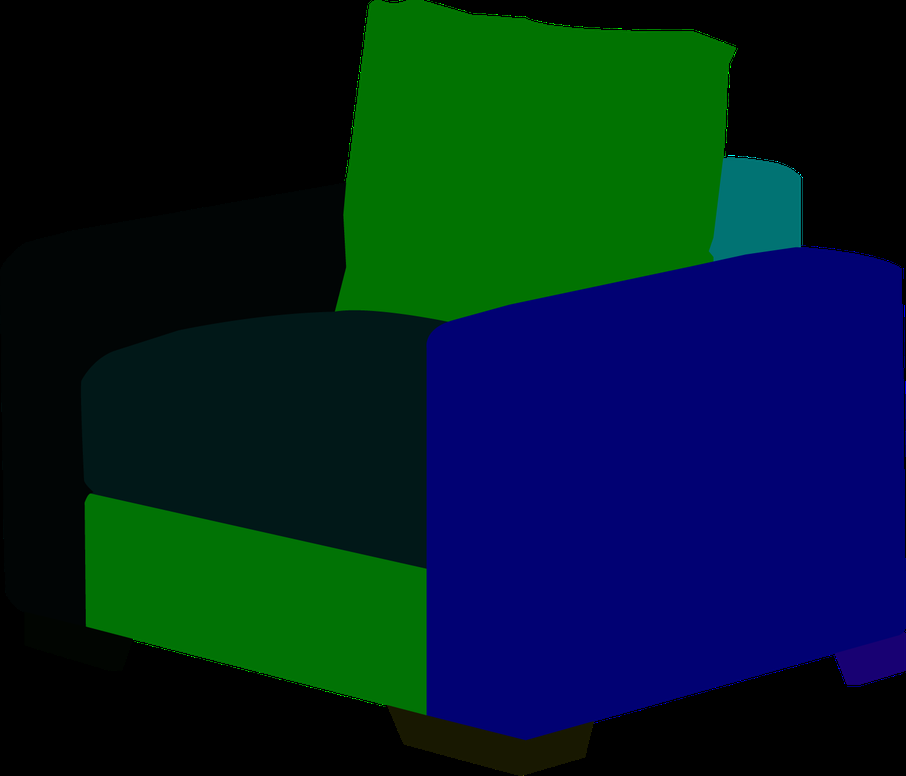
#> input picture chairs/56-1.png, 906 x 776 px, shrunk from 1553 x 1330 before the run, given in place of 2-1.png, which was not available
$ python makeSingle.py
#> lines starting #> are read from the running program, lines starting #| are printed output that depends on the picture; after the words box and inside, x2 and y2 are one past the last pixel; in counts of white or black regions, pixels touching at a corner belong together; pictures that were not available may be replaced by others from this repository, and a replacement may not be noted
### makeContour.py
import numpy as np
import cv2
import os
from sys import exit

def run(file_path):
#> called with file_path = 'chairs\\2-1'
    image = cv2.imread(f"{file_path}.png")
#> image is the input picture: shape (776, 906, 3); mean B, G, R 37.8, 29.4, 1
    height = image.shape[0]
#> height = 776
    length = image.shape[1]
#> length = 906

    box = {
        "left_handle" : [115, 1, 1],
        "left_handle_irregular": [230, 2, 10],
        "right_handle" : [5, 5, 1],
        "right_handle_irregular":[20, 100, 100],
        "cushion" : [1, 115, 1],
        "back_cushion" : [115, 115, 1],
        "bottom" : [24, 24, 1],
        "lower_bottom" : [5, 115, 1],
        "cylinder_leg" : [1, 1, 24],
        "box_leg": [1, 24, 24]
        }
    box_exist = []
    for key, ele in box.items():
        if np.argwhere((image == ele).all(axis=2)).size!=0:
            box_exist.append(key)
    image_part = {}
    for i in box_exist:
        image_part[i] = np.full((height+40, length+40, 3), 255, np.uint8)
    for i in range(height):
        for j in range(length):
            if (image[i][j] == [255, 255, 255]).all():
                continue
            else:
                for k in box_exist:
                    if (image[i][j] == box[k]).all():
                        image_part[k][i+20][j+20] = image[i][j]
#> after the loop, image_part = 7 items
    try:
        os.mkdir(f"{file_path}")
        os.mkdir(f"{file_path}/parts")
        os.mkdir(f"{file_path}/part_contour")
    except:
        pass
    for i in box_exist:
        cv2.imwrite(f"{file_path}/parts/{i}.png", image_part[i])
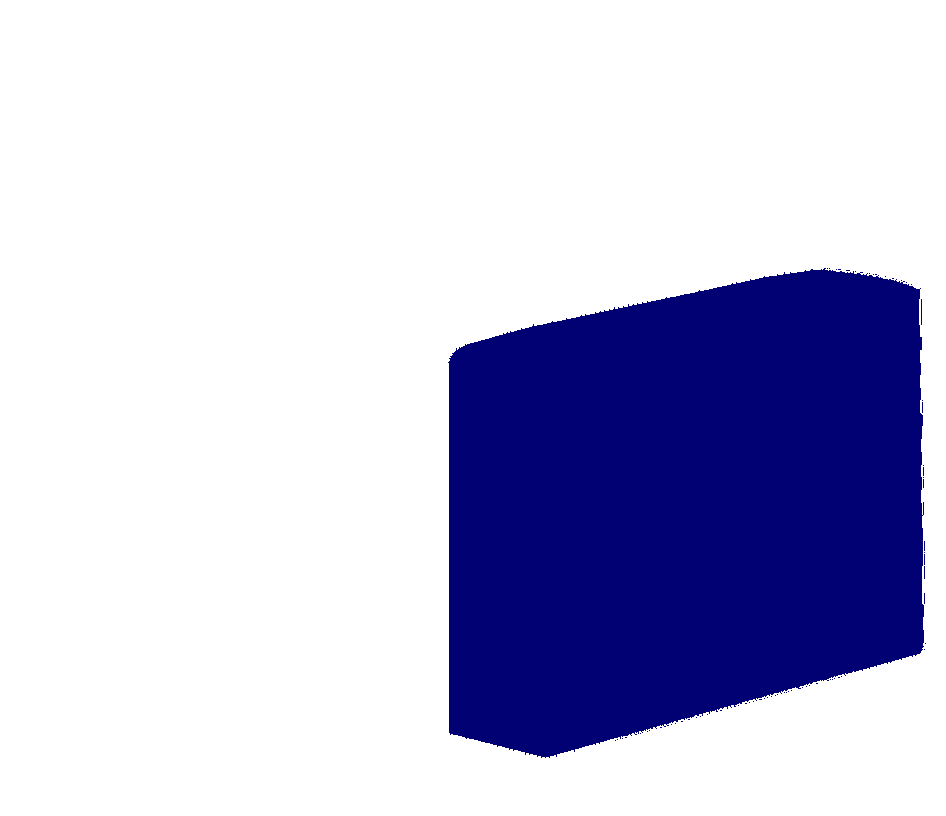
#> saved as left_handle.png: shape (816, 946, 3); mean B, G, R 219.5, 190.6, 190.6
        image = cv2.imread(f"{file_path}/parts/{i}.png")
        edges = cv2.Canny(image,140,150)
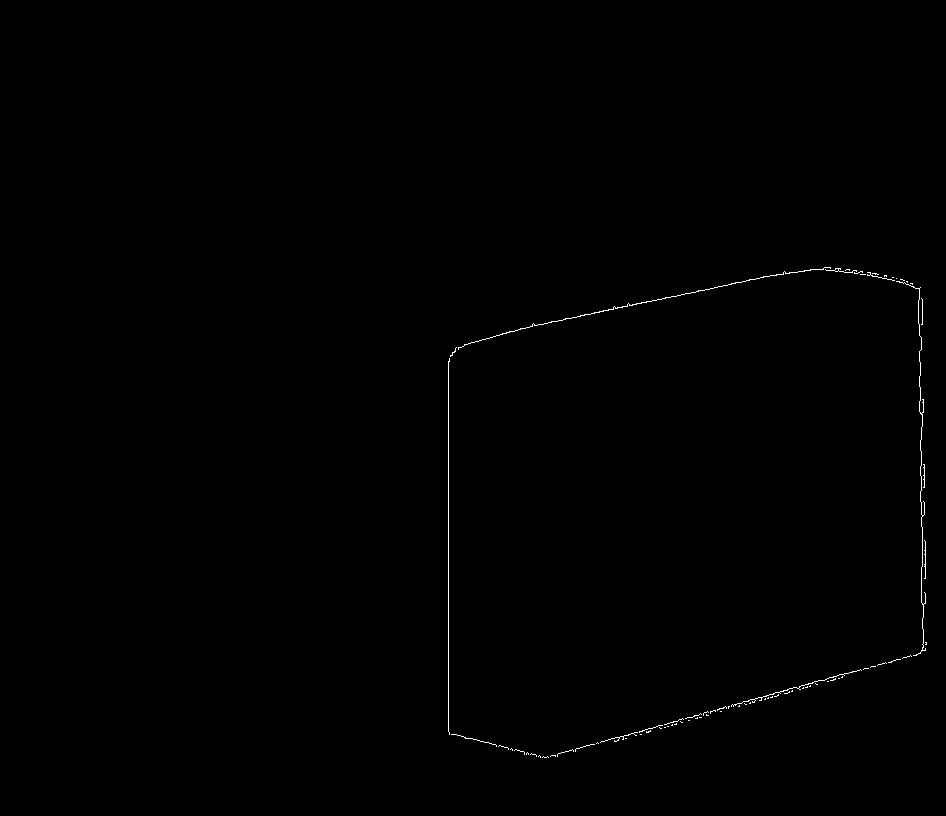
#> edges: shape (816, 946); 0.27% white in thin lines or dots, all inside (x1, y1, x2, y2) = (448, 267, 927, 758)
        cv2.imwrite(f"{file_path}/part_contour/{i}.png", edges)

# [2 lines that do not run on import are left out]

### reference_points.py
import cv2
import numpy as np
from numpy.linalg import norm as distance

def whole_length_and_whole_height(left_source, right_source):
    left_handle = cv2.imread(left_source)
    right_handle = cv2.imread(right_source)
    left_handle_gary = cv2.cvtColor(left_handle, cv2.COLOR_BGR2GRAY)
    right_handle_gray = cv2.cvtColor(right_handle, cv2.COLOR_BGR2GRAY)
    l_cont = np.array(np.where(left_handle_gary == 255))
    r_cont = np.array(np.where(right_handle_gray == 255))

    # right_top -> left_top -> left_bottom -> right_bottom
    reference_points = np.zeros((4, 2))

    diff_s = 0
    diff_b = 10000000
    for i in r_cont.T:
        # y = x + n maximum
        if i[0] - i[1] >= diff_s:
            diff_s = i[0] - i[1]
            reference_points[3] = i
        # y = -x + n minimum
        if i[0] + i[1] <= diff_b:
            diff_b = i[0] + i[1]
            reference_points[0] = i
    diff_s = 0
    diff_b = 10000000
    for i in l_cont.T:
        # y = -x + n minimum
        if 2*i[0] + i[1] <= diff_b:
            diff_b = 2*i[0] + i[1]
            reference_points[1] = i
        # y = x + n maximum
        if i[0] - i[1] >= diff_s:
            diff_s = i[0] - i[1]
            reference_points[2] = i

    image = cv2.imread(left_source)
    for i in reference_points:
        image[int(i[0])][int(i[1])] = [0, 0, 255]
    image[int(i[0])][int(i[1])] = [0, 0, 255]
    cv2.imwrite("test.png", image)

    # x and y are swapped b/c of opencv axis type => horizontal->x vertical ->y
    for i in reference_points:
        i[0], i[1] = i[1], i[0]

    return int(distance(reference_points[2]-reference_points[3])), int(distance(reference_points[1]-reference_points[2]))

def left_right_length_ratio(left_source, right_source):
    left_handle = cv2.imread(left_source)
    right_handle = cv2.imread(right_source)
    left_handle_gary = cv2.cvtColor(left_handle, cv2.COLOR_BGR2GRAY)
    right_handle_gray = cv2.cvtColor(right_handle, cv2.COLOR_BGR2GRAY)
    l_cont = np.array(np.where(left_handle_gary == 255))
    r_cont = np.array(np.where(right_handle_gray == 255))

    #right(handle)_bottom -> mid(handle)_bottom -> left(handle)_bottom
    reference_points = np.zeros((3, 2))

    diff_s = 0
    for i in r_cont.T:
        # y = x + n maximum
        if i[0] - i[1] >= diff_s:
            diff_s = i[0] - i[1]
            reference_points[0] = i

    diff_s1 = 0
    diff_s2 = 0
    for i in l_cont.T:
        # y = x + n maximum
        if i[0] - i[1] >= diff_s1:
            diff_s1 = i[0] - i[1]
            reference_points[1] = i
        if i[0] + i[1] >= diff_s2:
            diff_s2 = i[0] + i[1]
            reference_points[2] = i

    # image = cv2.imread("./chairs/56-1.png")
    # for i in reference_points:
    #     image[int(i[0])-20][int(i[1])-20] = [0, 0, 255]
    # cv2.imwrite("test.png", image)

    # x and y are swapped b/c of opencv axis type => horizontal->x vertical ->y
    for i in reference_points:
        i[0], i[1] = i[1], i[0]

    return (int(distance(reference_points[0]-reference_points[1]))+int(distance(reference_points[1]-reference_points[2])))/int(distance(reference_points[0]-reference_points[1]))

# [45 lines left out: function whole_length_and_whole_height_without_handles, not called in this run]


# [5 lines that do not run on import are left out]

### makeJson.py
import cv2
import json
import os
import numpy as np
from sys import exit
from numpy.linalg import norm as distance
from reference_points import whole_length_and_whole_height, left_right_length_ratio, whole_length_and_whole_height_without_handles
from rectification import run_rectification
from single_pic_contour import run_contour, left_bottom_point_of_irregular_handle

def whole_lwh(Left_source, Right_source):
    length, height = whole_length_and_whole_height(Left_source, Right_source)
    left_right_ratio = left_right_length_ratio(Left_source, Right_source)
    return length, length, height, left_right_ratio

def whole_lwh_without_handles(Cushion_source):
    length, height = whole_length_and_whole_height_without_handles(Cushion_source)
    return length, length, height, 1.5

# [130 lines left out: functions get_parameter, cushion_height, construct_box, construct_cylinder, create_handle, create_lower_bottom and 6 more, not called in this run]

def run(file_path):
    irregular_flag = False
    Left_source = f'./{file_path}/part_contour/left_handle.png'
    Right_source = f'./{file_path}/part_contour/right_handle.png'
    Bottom_source = f'./{file_path}/part_contour/bottom.png'
    Lower_bottom_source = f'./{file_path}/part_contour/lower_bottom.png'
    Cushion_source = f'./{file_path}/part_contour/cushion.png'
    Back_cushion_source = f'./{file_path}/part_contour/back_cushion.png'
    Box_leg_source = f'./{file_path}/part_contour/box_leg.png'
    Cylinder_leg_source = f'./{file_path}/part_contour/cylinder_leg.png'
    Left_irregular_source = f'./{file_path}/part_contour/left_handle_irregular.png'
    Right_irregular_source = f'./{file_path}/part_contour/right_handle_irregular.png'
    lower_bottom_height = 0
    back_cushion_offset = 0
    parts_obj = {}
    if os.path.isfile(Left_source):
        pass
    elif os.path.isfile(Left_irregular_source):
        Left_source = Left_irregular_source
        Right_source = Right_irregular_source
        irregular_flag = True
    # else:
    #     exit()
    if os.path.isfile(Left_source):
        whole_length , whole_width, whole_height, left_right_ratio= whole_lwh(Left_source, Right_source)
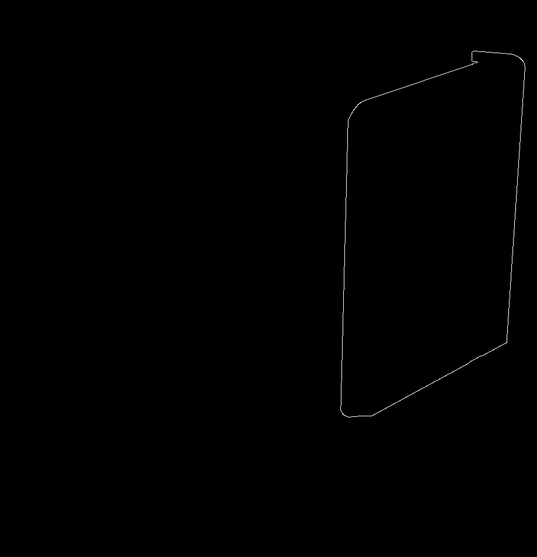
#> input picture 1-1/part_contour/left_handle.png, 537 x 557 px, shrunk from 920 x 954 before the run, found by its file name
#> in whole_length_and_whole_height, left_handle is the input picture: shape (557, 537, 3); min 0, max 231, mean 0.6
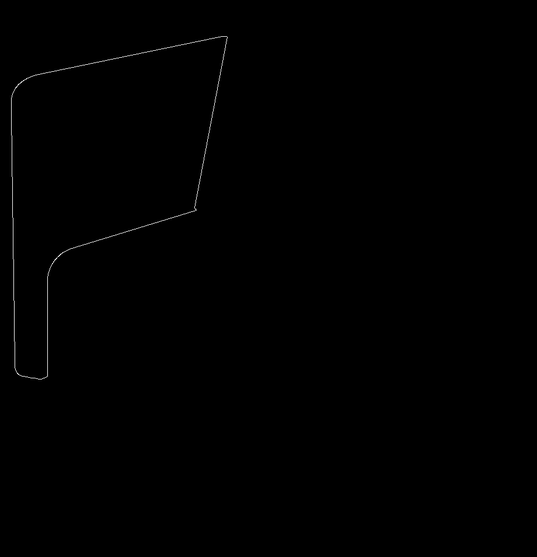
#> input picture 1-1/part_contour/right_handle.png, 537 x 557 px, shrunk from 920 x 954 before the run, found by its file name
#> in whole_length_and_whole_height, right_handle is the input picture: shape (557, 537, 3); min 0, max 233, mean 0.6
#> in whole_length_and_whole_height, `l_cont = np.array(np.where(left_handle_gary == 255))`: l_cont = empty array
#> after the loop in whole_length_and_whole_height, `for i in r_cont.T:`: diff_b = 10000000; diff_s = 0; reference_points = [[0, 0], [0, 0], [0, 0], [0, 0]]
#> after the loop in whole_length_and_whole_height, `for i in l_cont.T:`: diff_b = 10000000; diff_s = 0
#> the loop in whole_length_and_whole_height, `for i in reference_points:` made 4 passes
#> after the loop in whole_length_and_whole_height, `for i in reference_points:`: image: shape (557, 537, 3); under 0.01% of pixels changed, all inside (x1, y1, x2, y2) = (0, 0, 1, 1)
#> in left_right_length_ratio, `l_cont = np.array(np.where(left_handle_gary == 255))`: l_cont = empty array
#> after the loop in left_right_length_ratio, `for i in r_cont.T:`: diff_s = 0; reference_points = [[0, 0], [0, 0], [0, 0]]
#> after the loop in left_right_length_ratio, `for i in l_cont.T:`: diff_s1 = 0
#> the loop in left_right_length_ratio, `for i in reference_points:` made 3 passes
    elif os.path.isfile(Cushion_source):
        whole_length, whole_width, whole_height, left_right_ratio = whole_lwh_without_handles(Cushion_source)
    left_right_ratio-=0.5

    if os.path.isfile(Left_source):
        if not irregular_flag:
            left_handle_length, whole_height, left_obj, right_obj= create_handle(Left_source, whole_length , whole_width, whole_height, left_right_ratio)
            parts_obj["left_handle"] = left_obj["left_handle"]
            parts_obj["right_handle"] = right_obj["right_handle"]
        else:
            obj, left_handle_length= create_irregular_handles(file_path, whole_length, whole_width, whole_height)
            parts_obj["left_handle_irregular"] = obj["left_handle_irregular"]
            parts_obj["right_handle_irregular"] = obj["right_handle_irregular"]
    else:
        left_handle_length = 0

    if os.path.isfile(Lower_bottom_source):
        obj, lower_bottom_height = create_lower_bottom(Lower_bottom_source, whole_length , whole_width, whole_height, left_handle_length)
        parts_obj["lower_bottom"] = obj["lower_bottom"]

    if os.path.isfile(Bottom_source):
        obj, bottom_height = create_bottom(Bottom_source, whole_length , whole_width, whole_height, left_handle_length, lower_bottom_height)
        parts_obj["bottom"] = obj["bottom"]

    if os.path.isfile(Back_cushion_source):
        if os.path.isfile(Right_source):
            cush_h = cushion_height(Right_source, Back_cushion_source, whole_height, lower_bottom_height, bottom_height)
        else:
            cush_h = whole_height
            left_handle_length = bottom_height
        obj, back_cushion_offset = create_back_cushion(Back_cushion_source, whole_length, whole_width, whole_height, left_handle_length, bottom_height, lower_bottom_height, cush_h)
        parts_obj["back_cushion"] = obj["back_cushion"]

    if os.path.isfile(Cushion_source):
        if os.path.isfile(Right_source):
            cush_h = cushion_height(Right_source, Cushion_source, whole_height, lower_bottom_height, bottom_height)
        else:
            cush_h = whole_height
            left_handle_length = bottom_height
        obj = create_cushion(Cushion_source, whole_length , whole_width, whole_height, left_handle_length, bottom_height, lower_bottom_height, back_cushion_offset, cush_h)
        parts_obj["cushion"] = obj["cushion"]

    if os.path.isfile(Box_leg_source):
        obj1, obj2, obj3, obj4 = create_box_legs(Box_leg_source, whole_length, whole_width, whole_height)
        parts_obj["leg1"] = obj1["leg1"]
        parts_obj["leg2"] = obj2["leg2"]
        parts_obj["leg3"] = obj3["leg3"]
        parts_obj["leg4"] = obj4["leg4"]

    if os.path.isfile(Cylinder_leg_source):
        obj1, obj2, obj3, obj4 = create_cylinder_legs(Cylinder_leg_source, whole_length, whole_width, whole_height)
        parts_obj["leg1"] = obj1["leg1"]
        parts_obj["leg2"] = obj2["leg2"]
        parts_obj["leg3"] = obj3["leg3"]
        parts_obj["leg4"] = obj4["leg4"]

    postfix = file_path.split("\\")[1]
    with open(f'{file_path}/{postfix}.json', 'w', encoding='utf-8') as f:
        json.dump(parts_obj, f, ensure_ascii=False, indent=4)

# [2 lines that do not run on import are left out]

### makeSingle.py
import makeContour as mc
import makeJson as mj
import makeRhinoScript as ms
import makeobj as mo

# [6 lines of commented-out code are left out]
irr = [2,4,5]
for r in irr:
    path = f'chairs\\{r}-1'
    mc.run(path)
#> (the run stopped early here; a loop or call above may not have finished)
